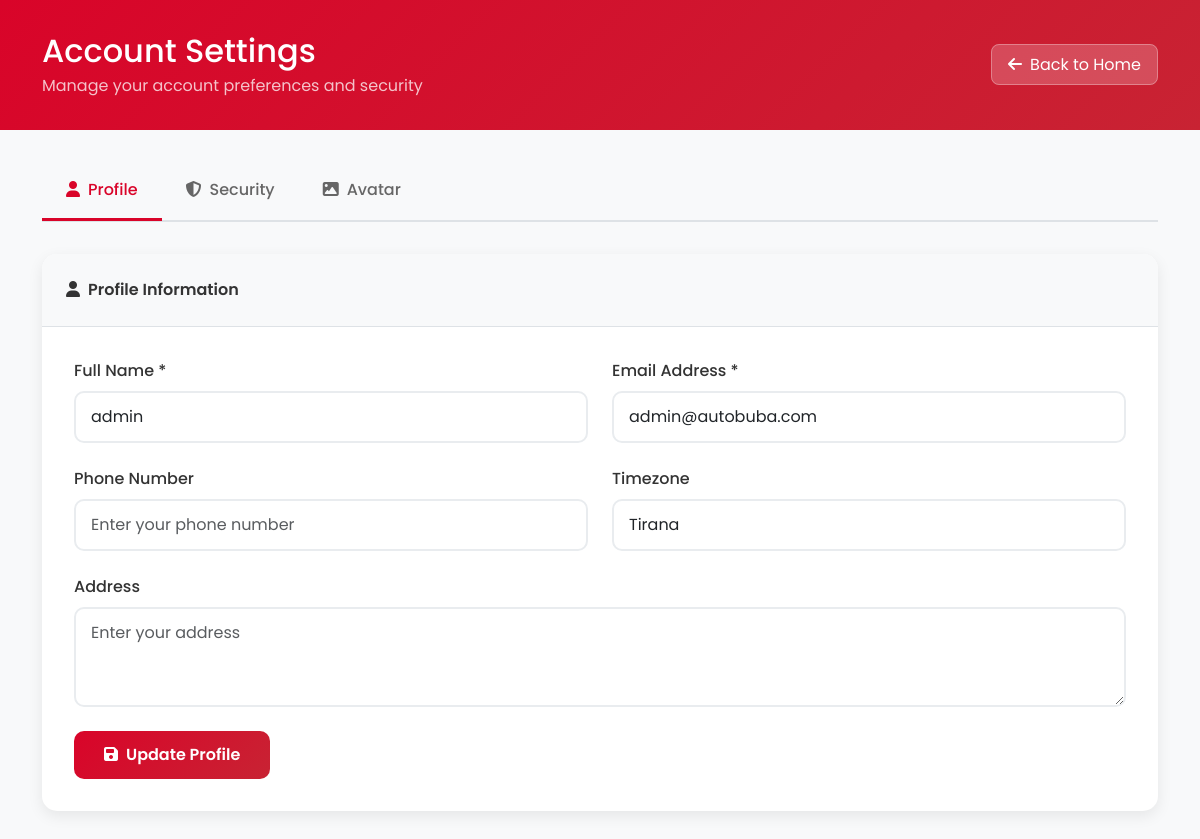
Before: /settings.php (signed in) with the older database file.
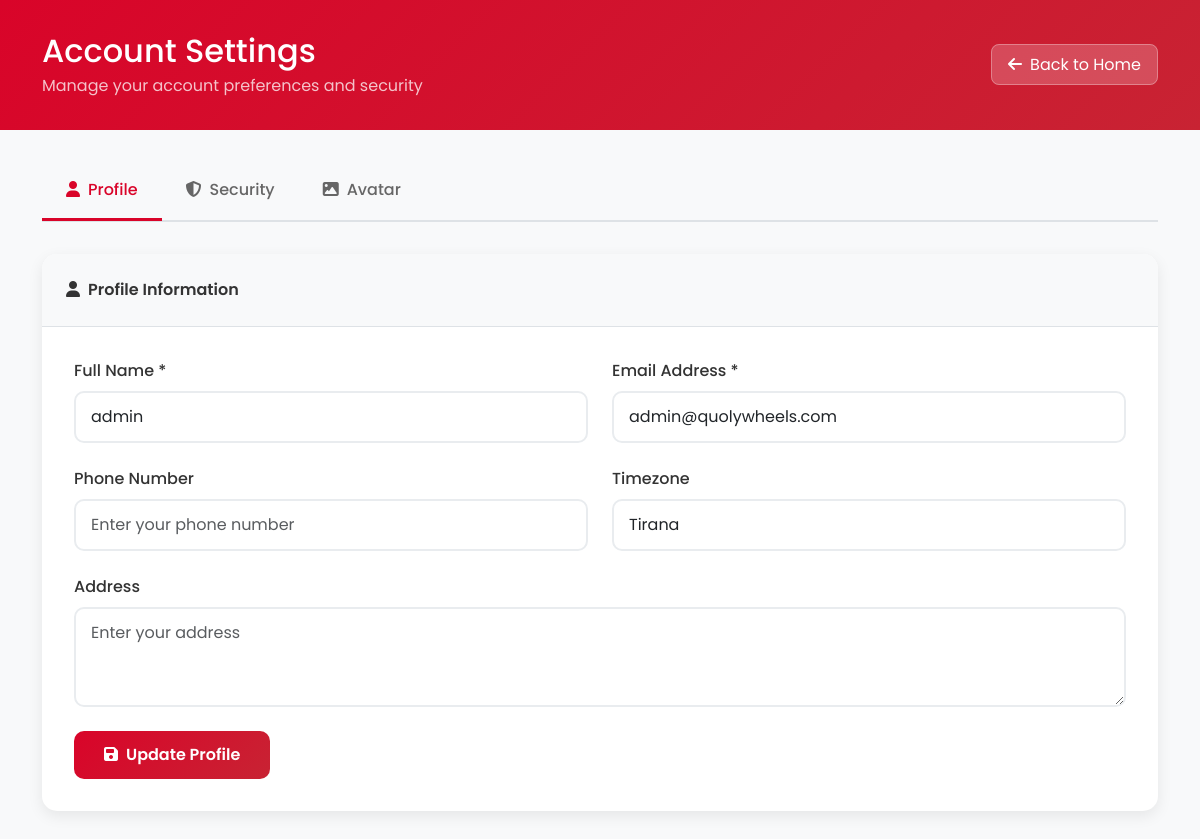
After: the same page with the newer database file.
### tables this page shows
CREATE TABLE `users` (
  `id` int(11) NOT NULL,
  `username` varchar(50) NOT NULL,
  `email` varchar(100) DEFAULT NULL,
  `password` varchar(255) NOT NULL,
  `full_name` varchar(100) DEFAULT NULL,
  `role` enum('customer','admin','manager','sales','user') NOT NULL DEFAULT 'customer',
  `status` enum('active','inactive','suspended') NOT NULL DEFAULT 'active',
  `phone` varchar(20) DEFAULT NULL,
  `address` text DEFAULT NULL,
  `profile_image` varchar(255) DEFAULT NULL,
  `created_at` timestamp NOT NULL DEFAULT current_timestamp(),
  `updated_at` timestamp NOT NULL DEFAULT current_timestamp() ON UPDATE current_timestamp(),
  `last_login` timestamp NULL DEFAULT NULL,
  `email_verified` tinyint(1) DEFAULT 0,
  `verification_token` varchar(100) DEFAULT NULL,
  `reset_token` varchar(100) DEFAULT NULL,
  `reset_token_expires` timestamp NULL DEFAULT NULL,
  `timezone` varchar(50) DEFAULT 'UTC',
  `avatar` varchar(255) DEFAULT NULL
);

### settings.php (the view, shortened to what the changed rows need)
<?php
include_once 'config.php';
$user_id = $_SESSION['user_id'];
$user_stmt = $conn->prepare("SELECT * FROM users WHERE id = ?");
$user_stmt->bind_param("i", $user_id);
$user_stmt->execute();
$user_data = $user_stmt->get_result()->fetch_assoc();
function safe_value($value, $default = '') {
    return $value !== null ? htmlspecialchars($value) : $default;
}
?>
<!DOCTYPE html>
<html lang="en">
<head>
    <link href="https://cdn.jsdelivr.net/npm/bootstrap@5.3.0/dist/css/bootstrap.min.css" rel="stylesheet">
    <link rel="stylesheet" href="https://cdnjs.cloudflare.com/ajax/libs/font-awesome/6.4.0/css/all.min.css">
</head>
<body>
    <div class="header-section">
        <div class="container">
            <div class="row align-items-center">
                <div class="col-md-8">
                    <h2 class="mb-1">Account Settings</h2>
                </div>
            </div>
        </div>
    </div>
    <div class="container">
        <div class="tab-content" id="settingsTabContent">
            <div class="tab-pane fade show active" id="profile" role="tabpanel">
                <div class="settings-card">
                    <div class="card-body">
                        <form method="POST" action="">
                            <div class="row">
                                <div class="col-md-6">
                                    <div class="form-group">
                                        <label for="full_name" class="form-label">Full Name *</label>
                                        <input type="text" class="form-control" id="full_name" name="full_name"
                                               value="<?= safe_value($user_data['full_name']) ?>" required>
                                    </div>
                                </div>
                                <div class="col-md-6">
                                    <div class="form-group">
                                        <label for="email" class="form-label">Email Address *</label>
                                        <input type="email" class="form-control" id="email" name="email"
                                               value="<?= safe_value($user_data['email']) ?>" required>
                                    </div>
                                </div>
                            </div>
                        </form>
                    </div>
                </div>
            </div>
        </div>
    </div>
</body>
</html>

Changed rows visible on the page:
changed users "admin": email "admin@autobuba.com" → "admin@quolywheels.com"
